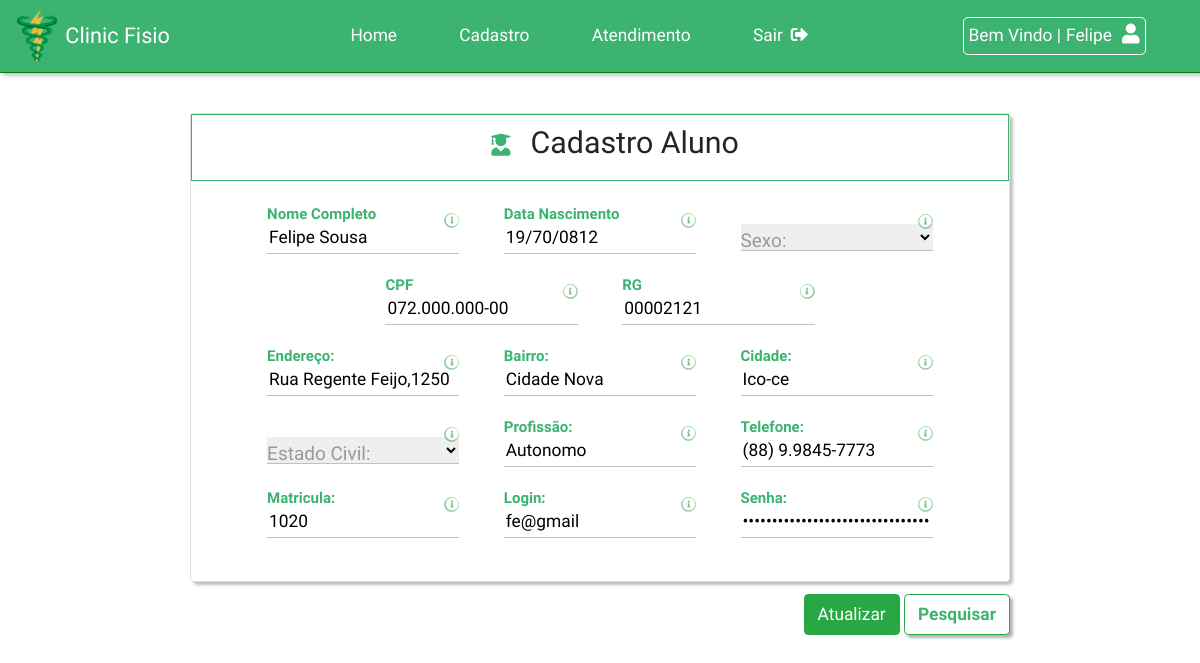
The app's page /Telas/CadastroAluno.php?id=1 (signed in) with its own data.
### tables this page shows
CREATE TABLE IF NOT EXISTS ALUNO( 
  IDALUNO INT(11) AUTO_INCREMENT PRIMARY KEY, 
  NOMEALUNO VARCHAR(255) NOT NULL, 
  DATANASCALUNO DATE NOT NULL, 
  SEXOALUNO VARCHAR(255) NOT NULL,
  RGALUNO VARCHAR(255) NOT NULL, 
  CPFALUNO VARCHAR(255) NOT NULL, 
  ESTADOCIVILALUNO VARCHAR(255) NOT NULL,
  ENDERECOALUNO VARCHAR(255) NOT NULL, 
  BAIRROALUNO VARCHAR(255) NOT NULL,
  CIDADEALUNO VARCHAR(255) NOT NULL, 
  PROFISSAOALUNO VARCHAR(255) NOT NULL,
  TELEFONEALUNO VARCHAR(255) NOT NULL, 
  MATRICULAALUNO VARCHAR(255) NOT NULL,
  LOGIN VARCHAR(255) NOT NULL,
  SENHA VARCHAR(255) NOT NULL
 );

### Util/daoGenerico.php (called while the page is built, shortened)
<?php
class daoGenerico{
  public $condicoes = array();
  public $error = false;
  private $pdo;
 function __construct(){
      try{
        $this->pdo = new PDO("mysql:host=localhost;dbname=fisio;charset=utf8",'root','');
      }catch(PDOException $e){
        $this->error = true;
        $this->error($e->getMessage());
      }
  }
    public function getDados($sql,$fetchAll){
     if($this->error != true){
        try {
          $stm = $this->pdo->prepare($sql);
          if (!empty($this->condicoes)):
          $cont = 1;
          foreach ($this->condicoes as $valor):
              $stm->bindValue($cont, $valor);
              $cont++;
          endforeach;
          endif;
          if($stm->execute()){
              if($fetchAll):
                $dados = $stm->fetchAll(PDO::FETCH_OBJ);
              else:
                $dados = $stm->fetch(PDO::FETCH_OBJ);
              endif;
                if(!empty($dados)){
                  return $dados;
                }else{
                  return null;
                }
          }else{
              return null;
          }
        }catch (PDOException $e) {
          echo "Erro: " . $e->getMessage();
        }
      }
   }
     function setCondicao($valor = null){
      if($valor != null){
            array_push($this->condicoes,$valor);
        }
     }
}
?>

### Telas/CadastroAluno.php (the view, shortened to what this page needs)
<?php
require '../Util/daoGenerico.php';
if(isset($_SESSION['SESSION_ID_ALUNO'])){
	$logado = $_SESSION['SESSION_NOME_ALUNO'];
	$id = $_SESSION['SESSION_ID_ALUNO'];
	$tipo = 'Aluno';
}else if(isset($_SESSION['SESSION_ID_PROF'])){
	$logado = $_SESSION['SESSION_NOME_PROF'];
	$id = $_SESSION['SESSION_ID_PROF'];
	$tipo = 'Professor';
}else if(isset($_SESSION['SESSION_ID_FUNC'])){
	$logado = $_SESSION['SESSION_NOME_FUNC'];
	$id = $_SESSION['SESSION_ID_FUNC'];
	$tipo = 'Funcionario';
}else{
	header('location: ../Index.php');
}
if(isset($_GET['id'])){
     $IdAtualizar = $_GET['id'];
     $dao = new daoGenerico();
     $sql = 'SELECT * FROM ALUNO WHERE IDALUNO = ?';
     $dao->setCondicao($IdAtualizar);
     $dados = $dao->getDados($sql,false);
}
?>
<!DOCTYPE html>
<html lang="pt-br">
<head>
	<link rel="stylesheet" href="https://maxcdn.bootstrapcdn.com/bootstrap/4.0.0/css/bootstrap.min.css">
	<link rel="stylesheet" href="https://use.fontawesome.com/releases/v5.8.2/css/all.css">
	<link rel="stylesheet" type="text/css" href="../css/styleCadastroAluno.css">
	<link rel="stylesheet"  type="text/css"  href="../css/styleMenu.css">
</head>
<body>
	<?php include_once '../Util/Menu.php'; ?>
	<div class="container">
		<div class="span10 offset1">
			<div class="card">
			    <div class="header">
	                <h3 class="well"><i class="fas fa-user-graduate"></i>Cadastro Aluno</h3>
	            </div>
				<div class="card-body">
					<form class="form-horizontal">
					 <div class="group-bloco">
		              <div class="bloco">
						<div class="form-group">
							<div class="controls">
								<input size="50" class="campo" name="nomeAluno" type="text" autocomplete="off" value="<?php isset($_GET['id']) ? print($dados->NOMEALUNO) : print(""); ?>" required>
								<label class="control-label">Nome Completo</label>
								<i class="fas fa-info-circle infoNome" id="icon-info" data-toggle="popover" data-placement="left"
								data-content="Ola mundo"></i>
							</div>
						</div>
					  </div>
					  <div class="bloco">
						<div class="form-group">
							<div class="controls">
								<input size="40" class="campo" id="dataNasc" name="dataNascAluno" type="text" value="<?php isset($_GET['id']) ? print($dados->DATANASCALUNO) : print(""); ?>" autocomplete="off" required>
								<label class="control-label">Data Nascimento</label>
								<i class="fas fa-info-circle infoDataNasc" id="icon-info" data-toggle="popover" data-placement="left"
								data-content="Ola mundo"></i>
							</div>
						</div>
					  </div>
					  <div class="bloco">
						<div class="form-group">
							<div class="controls">
								<select class="campo" name="sexoAluno" required>
									<option value=""></option>
									<option value="Solteiro">Masculino</option>
								</select>
								<label class="control-label">Sexo:</label>
								<i class="fas fa-info-circle" id="icon-info"></i>
							</div>
						</div>
					  </div>
					</div>
				    <div class="group-bloco" style="text-align: center;">
						<div class="bloco">
							<div class="form-group">
								<div class="controls">
									<input size="40" class="campo" id="cpf" name="cpfAluno" type="text" value="<?php isset($_GET['id']) ? print($dados->CPFALUNO) : print(""); ?>" autocomplete="off" required>
									<label class="control-label">CPF</label>
									<i class="fas fa-info-circle" id="icon-info" data-toggle="popover" data-placement="left"
									data-content="Ola mundo"></i>
								</div>
							</div>
						</div>
						<div class="bloco">
							<div class="form-group">
								<div class="controls">
									<input size="40" class="campo" name="rgAluno" type="text" value="<?php isset($_GET['id']) ? print($dados->RGALUNO) : print(""); ?>" autocomplete="off" required>
									<label class="control-label">RG</label>
									<i class="fas fa-info-circle" id="icon-info" data-toggle="popover" data-placement="left"
									data-content="Ola mundo"></i>
								</div>
							</div>
						</div>
					</div>
					<div class="group-bloco">
					    <div class="bloco">
							<div class="form-group">
								<div class="controls">
									<input size="40" class="campo" name="enderecoAluno" type="text" value="<?php isset($_GET['id']) ? print($dados->ENDERECOALUNO) : print(""); ?>" autocomplete="off" required>
									<label class="control-label">Endereço:</label>
									<i class="fas fa-info-circle" id="icon-info"></i>
								</div>
							</div>
					    </div>
					    <div class="bloco">
							<div class="form-group">
								<div class="controls">
									<input size="40" class="campo" name="bairroAluno" type="text" value="<?php isset($_GET['id']) ? print($dados->BAIRROALUNO) : print(""); ?>" autocomplete="off" required>
									<label class="control-label">Bairro:</label>
									<i class="fas fa-info-circle" id="icon-info"></i>
								</div>
							</div>
						</div>
						<div class="bloco">
							<div class="form-group">
								<div class="controls">
									<input size="40" class="campo" name="cidadeAluno" type="text" value="<?php isset($_GET['id']) ? print($dados->CIDADEALUNO) : print(""); ?>" autocomplete="off" required>
									<label class="control-label">Cidade:</label>
									<i class="fas fa-info-circle" id="icon-info"></i>
								</div>
							</div>
					    </div>
		             </div>
		             <div class="group-bloco">
		             	<div class="bloco">
		                	<div class="form-group">
								<div class="controls">
									<select class="campo" name="estadoCivilAluno" required>
										<option value=""></option>
										<option value="Solteiro">Solteiro(a)</option>
									</select>
									<label class="control-label">Estado Civil:</label>
									<i class="fas fa-info-circle" id="icon-info"></i>
								</div>
							</div>
						</div>
					 <div class="bloco">
						<div class="form-group">
							<div class="controls">
								<input size="40" class="campo" name="profissaoAluno" type="text" value="<?php isset($_GET['id']) ? print($dados->PROFISSAOALUNO) : print(""); ?>" autocomplete="off" required>
								<label class="control-label">Profissão:</label>
								<i class="fas fa-info-circle" id="icon-info"></i>
							</div>
						</div>
					 </div>
					 <div class="bloco">
						<div class="form-group">
							<div class="controls">
								<input size="40" class="campo" id="telefone" name="telefoneAluno" type="text" value="<?php isset($_GET['id']) ? print($dados->TELEFONEALUNO) : print(""); ?>" autocomplete="off" required>
								<label class="control-label">Telefone:</label>
								<i class="fas fa-info-circle" id="icon-info"></i>
							</div>
						</div>
					 </div>
					</div>
					<div class="group-bloco">
                      <div class="bloco">
						<div class="form-group">
							<div class="controls">
							   <input size="10" class="campo" id="matricula" name="matriculaAluno" type="text"  value="<?php isset($_GET['id']) ? print($dados->MATRICULAALUNO) : print(""); ?>" autocomplete="off" required>
							   <label class="control-label">Matricula:</label>
							   <i class="fas fa-info-circle" id="icon-info"></i>
							</div>
						</div>
					   </div>
					   <div class="bloco">
							<div class="form-group">
								<div class="controls">
									<input size="10" class="campo" name="loginAluno" type="text" value="<?php isset($_GET['id']) ? print($dados->LOGIN) : print(""); ?>" autocomplete="off" required>
									<label class="control-label">Login:</label>
									<i class="fas fa-info-circle" id="icon-info"></i>
								</div>
							</div>
					    </div>
					    <div class="bloco">
							<div class="form-group">
								<div class="controls">
									<input size="10" class="campo" name="senhaAluno" type="password" value="<?php isset($_GET['id']) ? print($dados->SENHA) : print(""); ?>" autocomplete="off" required>
									<label class="control-label">Senha:</label>
									<i class="fas fa-info-circle" id="icon-info"></i>
								</div>
							</div>
					    </div>
					</div>
					</form>
				</div>
			</div>
			<div class="btn-actions">
				<div class="form-actions">
					<button type="button" class="btn btn-success" id="btnAtualizarAluno">Atualizar</button>
					<a href="../Telas/ListarAlunos.php">
					<button type="button" class="btn btn-success" id="btnPesquisarAluno">Pesquisar</button></a>
				</div>
			</div>
		</div>
	</div>
</body>
</html>

### Util/Menu.php (shortened to what this page needs)
 <nav class="navbar navbar-expand-lg navbar-light" id="nav-menu">
  <div class="collapse navbar-collapse" id="abrirMenuResponsivo">
    <img src="../Imagens/logo.png" alt="logo" class="logo-menu">
    <a class="navbar-brand" href="#" id="nome-logo">Clinic Fisio</a>
      <ul class="navbar-nav mr-auto mt-2 mt-lg-0" id="menu-opcoes">
          <li class="nav-item active"  id="items-li">
            <a class="nav-link" href="##" id="items-a">Home<span class="sr-only">(current)</span></a>
          </li>
          <li class="nav-item active" id="items-li">
            <a class="nav-link" href="##" id="items-a">Cadastro</a>
          </li>
          <li class="nav-item active"  id="items-li">
            <a class="nav-link" href="#" id="items-a">Atendimento<span class="sr-only">(current)</span></a>
          </li>
          <li class="nav-item active"  id="items-li">
            <a class="nav-link" href="../Login/Logout.php?id=<?php echo $id;?>&tipo=<?php echo $tipo;?>" id="items-a">Sair<i class="fas fa-sign-out-alt"></i></a>
          </li>
      </ul>
  </div>
  <div class="collapse navbar-collapse">
      <ul class="navbar-nav" id="menu-logado">
           <li class="nav-item">
              <span>Bem Vindo |</span>
           </li>
           <li class="nav-item">
              <span><?php echo explode(' ',$logado)[0];?><i class="fas fa-user"></i></span>
           </li>
      </ul>
  </div>
</nav>

### css/styleCadastroAluno.css (style rules this page uses)
* { padding: 0; margin: 0; font-family: 'Abel', sans-serif; user-select: none; font-size: 13pt; }
.container { position: relative; margin: 0 auto; top: 10px; width: 70%; height: 500px; transition: .3s; padding: 10px; }
.form-group { margin: 20px; transition: .4s all; }
.group-bloco { display: block; text-align: center; }
.group-bloco .bloco { display: inline-block; width: 30%; }
.btn-actions { background: red; }
.form-actions { margin-top: -8px; margin-left: 5px; float: right; }
.controls { position: relative; }
.controls label { position: absolute; top: 3px; font-size: 19px; pointer-events: none; left: 0; transition: all .4s; color: #999; }
.campo { border: none; border-bottom: 1px solid silver; outline: none; width: 100%; padding: 2px; }
.campo:focus ~ label, .campo:valid ~ label { position: absolute; top: -20px; left: 0; color: #3cb371; font-size: 15px; font-weight: bolder; }
#icon-info { position: absolute; top: -10px; right: 0; font-size: 13px; border: 1px solid #3cb371; border-radius: 12px; background: green; cursor: pointer; color: white; opacity: .5; }
select { cursor: pointer; }
.header { border: 1px solid #3cb371; background: white; padding-left: 30px; padding-top: 10px; padding-bottom: 10px; text-align: center; }
.header h3 i { font-size: 22px; margin-right: 20px; color: #3cb371; }
.card { box-shadow: 3px 3px 3px silver; margin: 0 auto; position: relative; top: -20px; }
.card-body { overflow: auto; height: 400px; }
#btnPesquisarAluno { background: white; color: #3cb371; font-weight: bolder; box-shadow: 3px 3px 3px rgba(0,0,0,0.3); }

### css/styleMenu.css (style rules this page uses)
#nav-menu { background: #3cb371; border-bottom: 1px solid green; box-shadow: 3px 3px 3px rgba(0,0,0,.2); }
#nome-logo { color: white; }
.logo-menu { width: 40px; height: 55px; margin-right: 8px; }
#menu-opcoes { margin: 0 auto; }
#menu-opcoes #items-li #items-a { margin-left: 45px; color: white; }
#menu-opcoes #items-li:last-child a i { padding-left: 8px; }
#menu-logado { margin: 0 auto; border: 1px solid white; padding-top: 5px; padding-bottom: 5px; padding-right: 6px; border-radius: 5px; }
#menu-logado .nav-item { color: white; padding-left: 5px; }
#menu-logado .nav-item span i { padding-left: 10px; font-size: 20px; }
.container { padding-top: 50px; }
#nav-menu .collapse:nth-child(2) { width: 61%; }
#nav-menu .collapse:nth-child(3) { width: 5%; padding: 0; }

### records on screen
aluno: nomeAluno "Felipe Sousa", dataNascAluno "19/70/0812", cpfAluno "072.000.000-00", rgAluno "00002121", enderecoAluno "Rua Regente Feijo,1250", bairroAluno "Cidade Nova", cidadeAluno "Ico-ce", profissaoAluno "Autonomo", telefoneAluno "(88) 9.9845-7773", matriculaAluno "1020", loginAluno "fe@gmail"

### other values on screen
explode(' ',$logado)[0] "Felipe"
